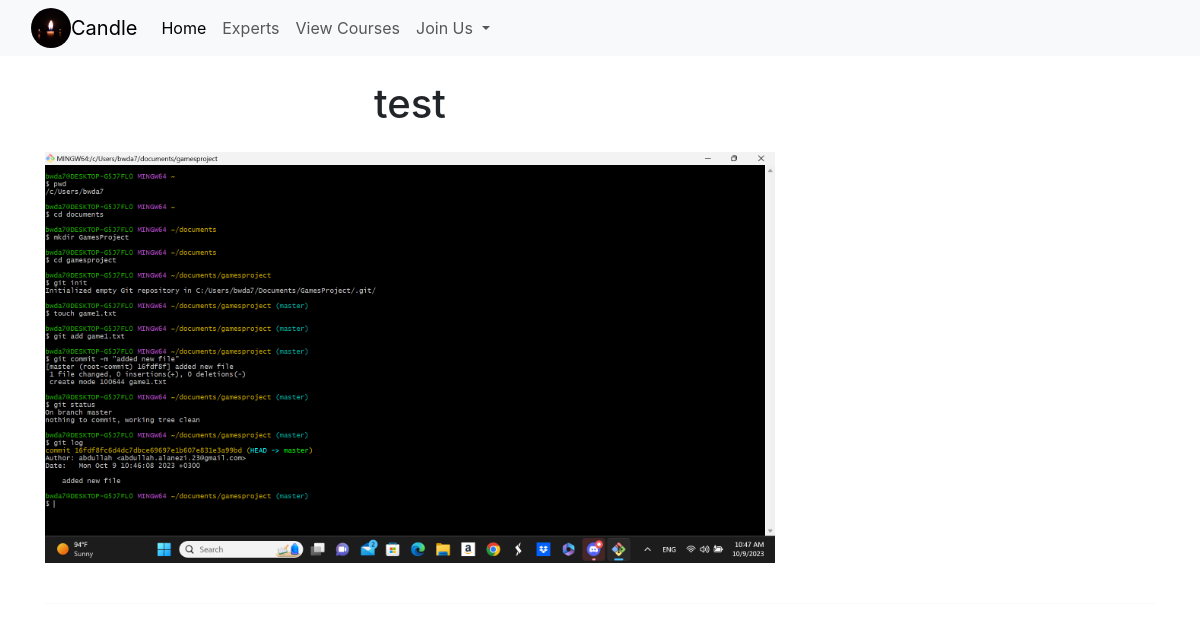
/courses/course/detile/10, run on an earlier commit of the app's database.
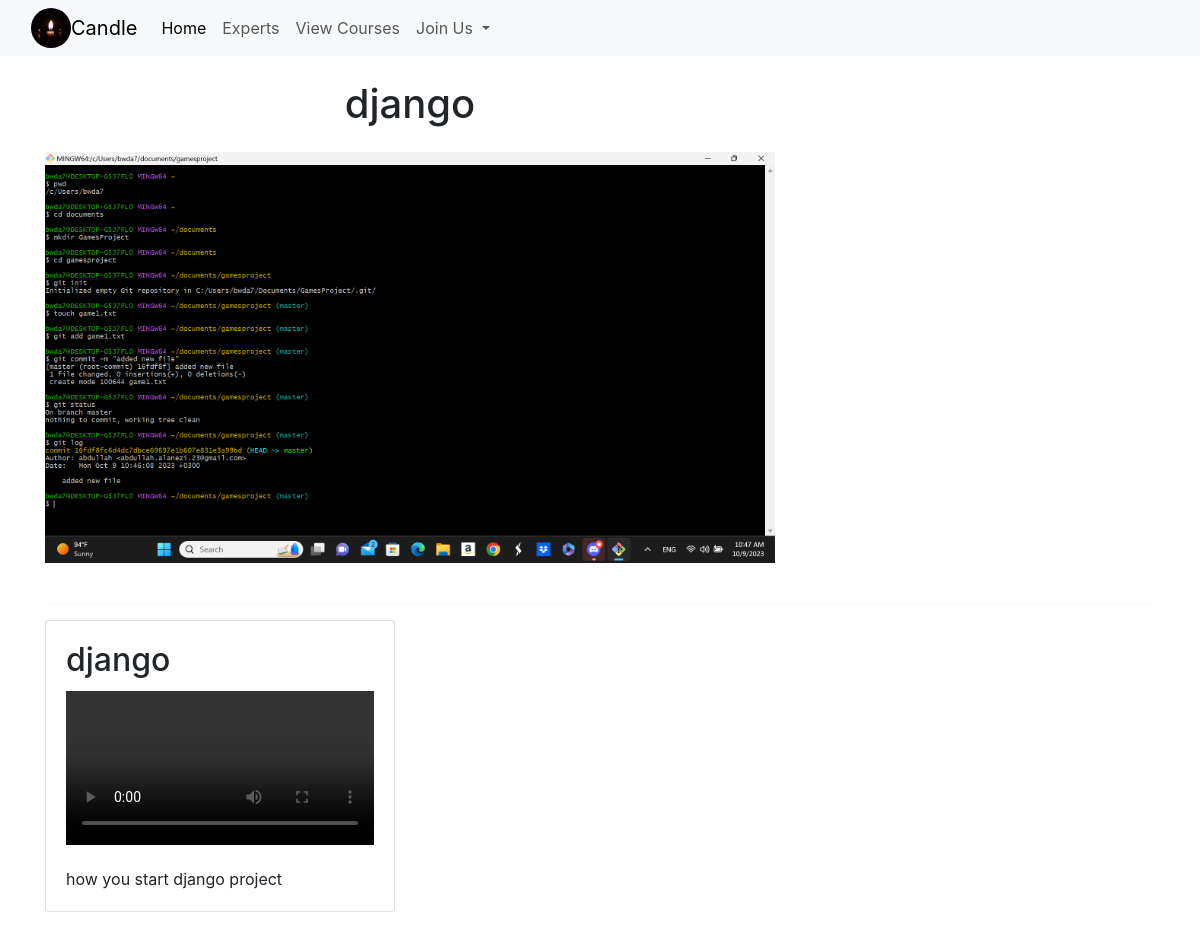
And on a later commit of the database.
### courses/models.py (models this page shows, shortened)
class Course(models.Model):
    user = models.ForeignKey(User, on_delete=models.CASCADE)
    subcriptions = models.ManyToManyField(User, related_name="subscriptions")
    title = models.CharField(max_length=255)
    image = models.ImageField(upload_to='images/',default="images/default.jpg")
    description = models.TextField()
    addition_time = models.DateTimeField(auto_now_add=True)

class CourseContent(models.Model):
    course = models.ForeignKey(Course,on_delete=models.CASCADE)
    video_title =models.CharField(max_length=255)
    description = models.TextField()
    video_file = models.FileField(upload_to='videos/',default='videos/default.mp4')

### courses/views.py (the view)
# urls.py: path('course/detile/<course_id>',views.course_detile_view,name='course_detile_view'),
def course_detile_view(request:HttpRequest,course_id):
    msg=None
    try:
        course = Course.objects.get(id=course_id)
        course_content = CourseContent.objects.filter(course=course)
        if request.method == 'POST':
            if request.user.is_authenticated:
                if 'subscribe' in request.POST:
                    course.subcriptions.add(request.user)
    except Exception as e:
        msg=e
    return render(request,'courses/course_detile.html',{'course_content':course_content,'course':course,'msg':msg})

### courses/templates/courses/course_detile.html (shortened to what this page needs)
{% extends 'main/base.html' %}
{% load static %}
{% block content %}
<div class="container mt-4">
    <div class="row">
        <div class="col-md-8 text-center">
            <h1 class="mb-4">{{ course.title }}</h1>
            <img src="{{ course.image.url }}" alt="{{ course.title }}" class="img-fluid mb-4">
        </div>
        <div class="col-md-4">
        </div>
    </div>
<hr>
    <div class="row">
        {% for content in course_content %}
            <div class="col-md-4 mb-4">
                <div class="card">
                    <div class="card-body">
                        <h2 class="card-title">{{ content.video_title }}</h2>
                        <video width="100%" height="auto" controls class="mb-3">
                            <source src="{{ content.video_file.url }}" type="video/mp4">
                        </video>
                        <p class="card-text">{{ content.description }}</p>
                    </div>
                </div>
            </div>
        {% endfor %}
    </div>
</div>
{% endblock %}

### main/templates/main/base.html (shortened to what this page needs)
{% load static %}
<!DOCTYPE html>
<html lang="en">
<head>
    <link href="https://cdn.jsdelivr.net/npm/bootstrap@5.3.2/dist/css/bootstrap.min.css" rel="stylesheet">
    <link
    rel="stylesheet"
    href="https://cdnjs.cloudflare.com/ajax/libs/animate.css/4.1.1/animate.min.css"
  />
    <link rel="stylesheet" href="{% static 'css/style.css' %}">
    <link rel="stylesheet" href="https://stackpath.bootstrapcdn.com/bootstrap/4.3.1/css/bootstrap.min.css">
</head>
<body>
    <div class="header" >
        <nav class="navbar navbar-expand-lg bg-body-tertiary d-flex justify-content-between">
            <div class="container-fluid">
              <img src="{% static 'images/candle.jpg' %}" alt="Your Logo" width="40" height="40" class="d-inline-block align-top rounded-circle img-brand">
              <a class="navbar-brand" href="#">Candle</a>
              <div class="collapse navbar-collapse" id="navbarNavDropdown">
                <ul class="navbar-nav">
                  <li class="nav-item">
                    <a class="nav-link active" aria-current="page" href="{% url 'main:home_view' %}">Home</a>
                  </li>
                  <li class="nav-item">
                    <a class="nav-link" href="{% url 'experts:experts_view' %}">Experts</a>
                  </li>
                  <li class="nav-item">
                    <a class="nav-link" href="{% url 'courses:all_courses' %}">View Courses</a>
                  </li>
                  {% if request.user.is_authenticated %}
                  <li><a class="nav-link m-0" href="{% url 'users:profile_view'  request.user.id %}">welcome, {{ request.user.username }}</a>
                  </li>
                  <li><a href="{% url 'users:logout_view' %}"><span class="material-symbols-outlined">
                    logout
                    </span></a></li>
                  {% else %}
                  <li class="nav-item dropdown">
                    <a class="nav-link dropdown-toggle" href="#" role="button" data-bs-toggle="dropdown" aria-expanded="false">
                      Join Us
                    </a>
                  </li>
                  {% endif %}
                </ul>
              </div>
            </div>
          </nav>
    </div>
    {% block content %}
    {% endblock %}
</body>
</html>

### main/static/css/style.css (style rules this page uses)
.img-brand { width:40px; height:40px; transition: 0.5s; border-radius: 20px; }

What changed in the data, as far as the page shows it:
changed Course: title "test" → "django"
added CourseContent: video_title "django", description "how you start django project"
